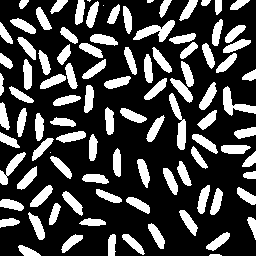
%> input picture rice_binary.png, 256 x 256 px
$ octave direction_filter_circular.m   (GNU Octave 9; MATLAB toolbox functions it lacks are replaced by stand-ins)
%> lines starting %> are read from the running program, lines starting %| are printed output that depends on the picture; in (x1, y1, x2, y2) boxes, pixels count from 0 and x2, y2 are one past the last pixel; in counts of white or black regions, pixels touching at a corner belong together; the program's own positions count from 1
clear all, clc
image = imread('rice_binary.png');
%> image is the input picture: size 256x256 uint8; 26.9% white; 99 white regions (4 under 20 px), largest, box (x1, y1, x2, y2) and area: (133, 20, 175, 42) 403, (169, 93, 186, 150) 400, (223, 86, 256, 116) 375
%figure, imshow(image);
%image = rgb2gray(image);
[lin, col]=size(image);
%> lin = 256; col = 256
janela=3;


north = [1 1 1 ; 1 -2 1; -1 -1 -1]; %NORTE
south = [-1 -1 -1 ; 1 -2 1; 1 1 1]; %SUL
east = [-1 1 1 ; -1 -2 1; -1 1 1]; %LESTE
west = [1 1 -1 ; 1 -2 -1; 1 1 -1]; %OESTE
northeast = [1 1 1 ; -1 -2 1; -1 -1 1]; %NORDESTE
northwest = [1 1 1 ; 1 -2 -1; 1 -1 -1]; %NOROESTE
southeast = [-1 -1 1 ; -1 -2 1; 1 1 1]; %SUDESTE
southwest = [1 -1 -1 ; 1 -2 -1; 1 1 1]; %SUDOESTE


for i=1:lin
    for j=1:col
        north_sum = south_sum = east_sum = west_sum = 0;
        northeast_sum = northwest_sum = southeast_sum = southwest_sum = 0;
        u = 1;
        for linha=i-1:i+1
            p = 1;
            for coluna=j-1:j+1

                if (linha < 1)
                    indice_linha = lin-1;
                elseif (linha > lin)
                    indice_linha = 1;
                else
                    indice_linha = linha;
                endif

                if (coluna < 1)
                    indice_coluna = col-1;
                elseif (coluna > col)
                    indice_coluna = 1;
                else
                    indice_coluna = coluna;
                endif

                north_sum = north_sum + (image(indice_linha,indice_coluna) * north(u,p));
                south_sum = south_sum + (image(indice_linha,indice_coluna) * south(u,p));
                east_sum = east_sum + (image(indice_linha,indice_coluna) * east(u,p));
                west_sum = west_sum + (image(indice_linha,indice_coluna) * west(u,p));

                northeast_sum = northeast_sum + (image(indice_linha,indice_coluna) * northeast(u,p));
                northwest_sum = northwest_sum + (image(indice_linha,indice_coluna) * northwest(u,p));
                southeast_sum = southeast_sum + (image(indice_linha,indice_coluna) * southeast(u,p));
                southwest_sum = southwest_sum + (image(indice_linha,indice_coluna) * southwest(u,p));
                p = p + 1;
            end
            u = u + 1;
        end
        image_north(i,j)= north_sum;
        image_south(i,j)= south_sum;
        image_east(i,j)= east_sum;
        image_west(i,j)= west_sum;

        image_northeast(i,j)= northeast_sum;
        image_northwest(i,j)= northwest_sum;
        image_southeast(i,j)= southeast_sum;
        image_southwest(i,j)= southwest_sum;
    end
end
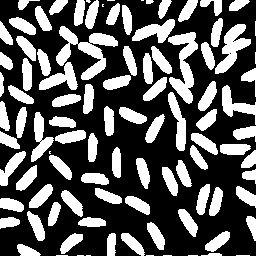
%> image_east: size 256x256 uint8; 35.5% white; 98 white regions (14 under 20 px), largest, box (x1, y1, x2, y2) and area: (56, 26, 118, 80) 1222, (168, 32, 198, 104) 996, (215, 24, 251, 74) 768
%> image_north: size 256x256 uint8; 35.8% white; 88 white regions (7 under 20 px), largest, box (x1, y1, x2, y2) and area: (39, 27, 107, 90) 1443, (31, 113, 87, 162) 804, (215, 25, 252, 74) 752
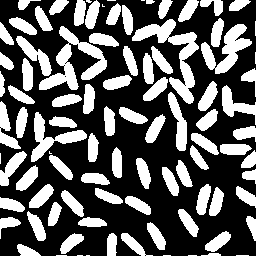
%> image_northeast: size 256x256 uint8; 36.7% white; 93 white regions (14 under 20 px), largest, box (x1, y1, x2, y2) and area: (132, 19, 199, 104) 1566, (39, 26, 107, 90) 1492, (201, 24, 252, 74) 1052
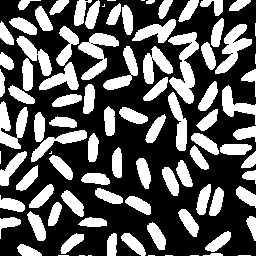
%> image_northwest: size 256x256 uint8; 36.8% white; 94 white regions (14 under 20 px), largest, box (x1, y1, x2, y2) and area: (168, 32, 199, 104) 1031, (78, 33, 119, 80) 815, (215, 24, 252, 74) 747
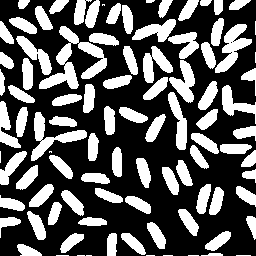
%> image_south: size 256x256 uint8; 35.8% white; 94 white regions (12 under 20 px), largest, box (x1, y1, x2, y2) and area: (39, 26, 107, 89) 1444, (31, 112, 87, 161) 804, (215, 24, 252, 73) 752
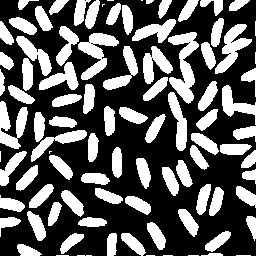
%> image_southeast: size 256x256 uint8; 36.8% white; 94 white regions (14 under 20 px), largest, box (x1, y1, x2, y2) and area: (168, 32, 199, 104) 1024, (78, 33, 119, 80) 828, (215, 24, 252, 74) 745
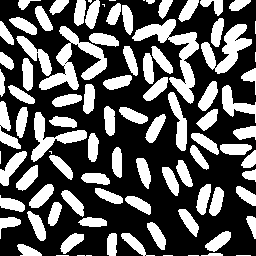
%> image_southwest: size 256x256 uint8; 36.7% white; 93 white regions (14 under 20 px), largest, box (x1, y1, x2, y2) and area: (132, 19, 199, 104) 1563, (39, 26, 107, 90) 1491, (201, 24, 252, 74) 1053
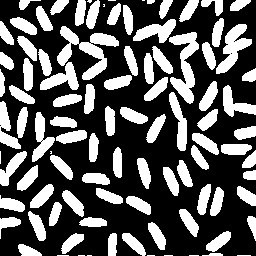
%> image_west: size 256x256 uint8; 35.5% white; 96 white regions (13 under 20 px), largest, box (x1, y1, x2, y2) and area: (57, 26, 119, 80) 1223, (169, 32, 199, 104) 996, (216, 24, 252, 74) 768
%> after the loop, east_sum = 0; indice_coluna = 1; indice_linha = 1; northwest_sum = 0; south_sum = 0; southeast_sum = 0; southwest_sum = 0; west_sum = 0

imwrite(image_north,'output/north_circular.png')
imwrite(image_south,'output/south_circular.png')
imwrite(image_east,'output/east_circular.png')
imwrite(image_west,'output/west_circular.png')

imwrite(image_northeast,'output/northeast_circular.png')
imwrite(image_northwest,'output/northwest_circular.png')
imwrite(image_southeast,'output/southeast_circular.png')
imwrite(image_southwest,'output/southwest_circular.png')
